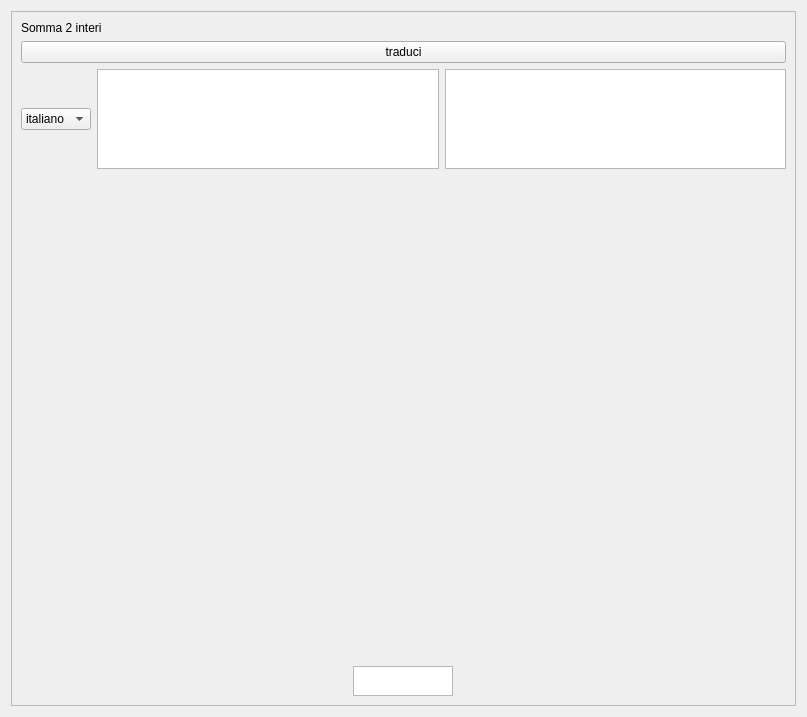
<?xml version="1.0" encoding="UTF-8"?>
<ui version="4.0">
 <class>somma2</class>
 <widget class="QWidget" name="somma2">
  <property name="geometry">
   <rect>
    <x>0</x>
    <y>0</y>
    <width>807</width>
    <height>717</height>
   </rect>
  </property>
  <property name="windowTitle">
   <string>Somma2</string>
  </property>
  <layout class="QHBoxLayout" name="horizontalLayout_2">
   <item>
    <widget class="QFrame" name="frame">
     <property name="frameShape">
      <enum>QFrame::StyledPanel</enum>
     </property>
     <property name="frameShadow">
      <enum>QFrame::Raised</enum>
     </property>
     <layout class="QVBoxLayout" name="verticalLayout_2">
      <item>
       <widget class="QLabel" name="lb_Titolo">
        <property name="text">
         <string>Somma 2 interi</string>
        </property>
       </widget>
      </item>
      <item>
       <widget class="QPushButton" name="translate">
        <property name="text">
         <string>traduci</string>
        </property>
       </widget>
      </item>
      <item>
       <layout class="QVBoxLayout" name="verticalLayout">
        <item>
         <layout class="QHBoxLayout" name="horizontalLayout">
          <item>
           <widget class="QComboBox" name="languageBox">
            <item>
             <property name="text">
              <string>italiano</string>
             </property>
            </item>
            <item>
             <property name="text">
              <string>english</string>
             </property>
            </item>
           </widget>
          </item>
          <item>
           <widget class="QPlainTextEdit" name="te_Intero1">
            <property name="maximumSize">
             <size>
              <width>16777215</width>
              <height>100</height>
             </size>
            </property>
           </widget>
          </item>
          <item>
           <widget class="QPlainTextEdit" name="te_Intero2">
            <property name="maximumSize">
             <size>
              <width>16777215</width>
              <height>100</height>
             </size>
            </property>
           </widget>
          </item>
         </layout>
        </item>
        <item>
         <spacer name="verticalSpacer">
          <property name="orientation">
           <enum>Qt::Vertical</enum>
          </property>
          <property name="sizeType">
           <enum>QSizePolicy::Expanding</enum>
          </property>
          <property name="sizeHint" stdset="0">
           <size>
            <width>0</width>
            <height>0</height>
           </size>
          </property>
         </spacer>
        </item>
        <item>
         <layout class="QHBoxLayout" name="horizontalLayout_3">
          <item>
           <widget class="QTextEdit" name="te_Result">
            <property name="sizePolicy">
             <sizepolicy hsizetype="Expanding" vsizetype="Minimum">
              <horstretch>0</horstretch>
              <verstretch>0</verstretch>
             </sizepolicy>
            </property>
            <property name="maximumSize">
             <size>
              <width>100</width>
              <height>30</height>
             </size>
            </property>
           </widget>
          </item>
         </layout>
        </item>
       </layout>
      </item>
     </layout>
    </widget>
   </item>
  </layout>
 </widget>
 <resources>
  <include location="../resources/res.qrc"/>
 </resources>
 <connections/>
</ui>
